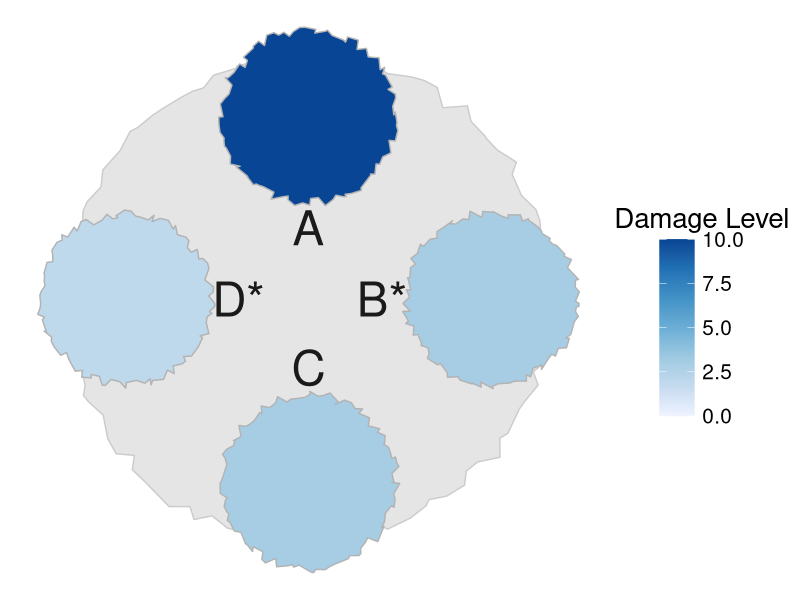
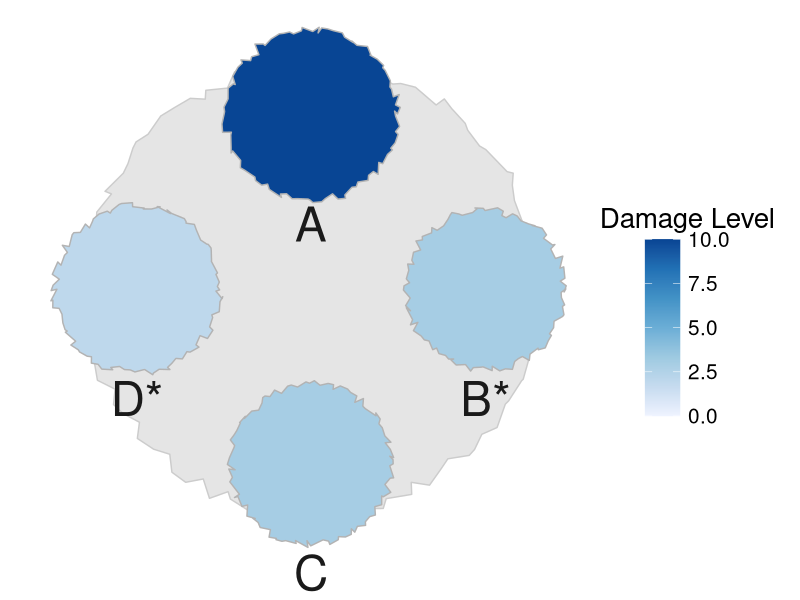
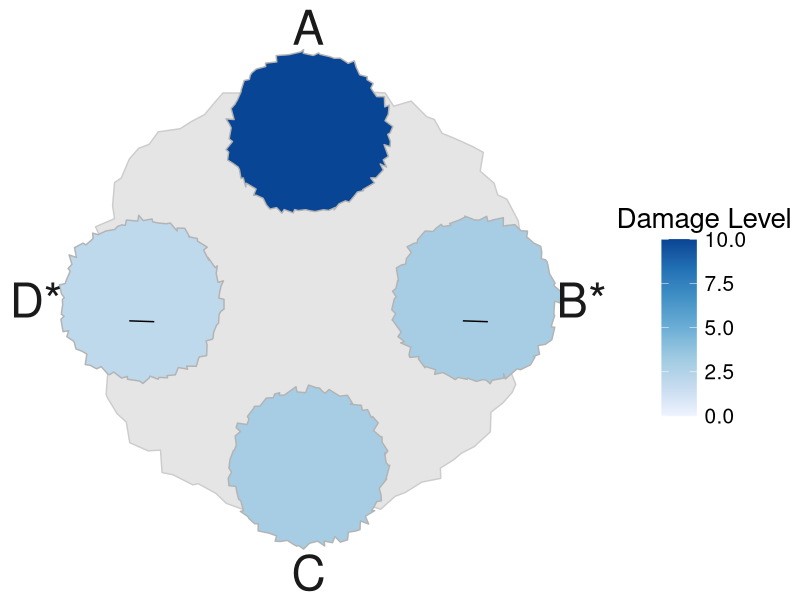
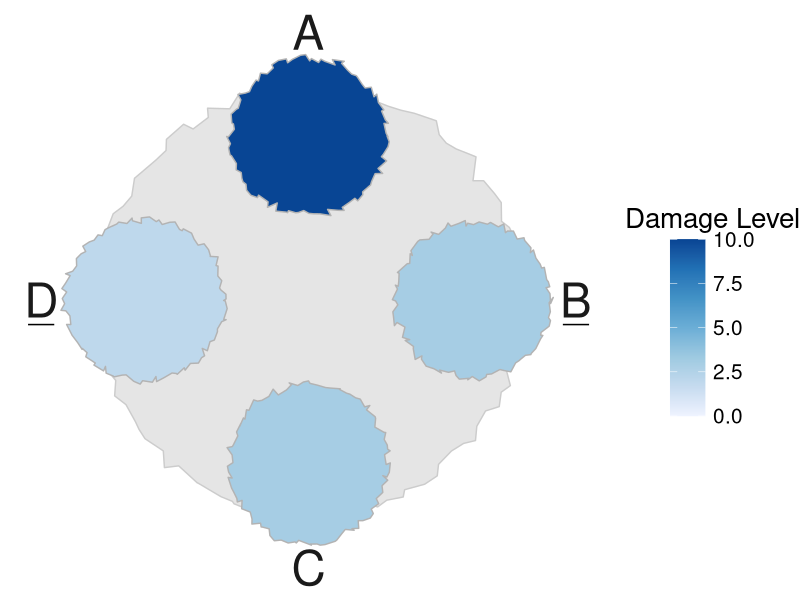
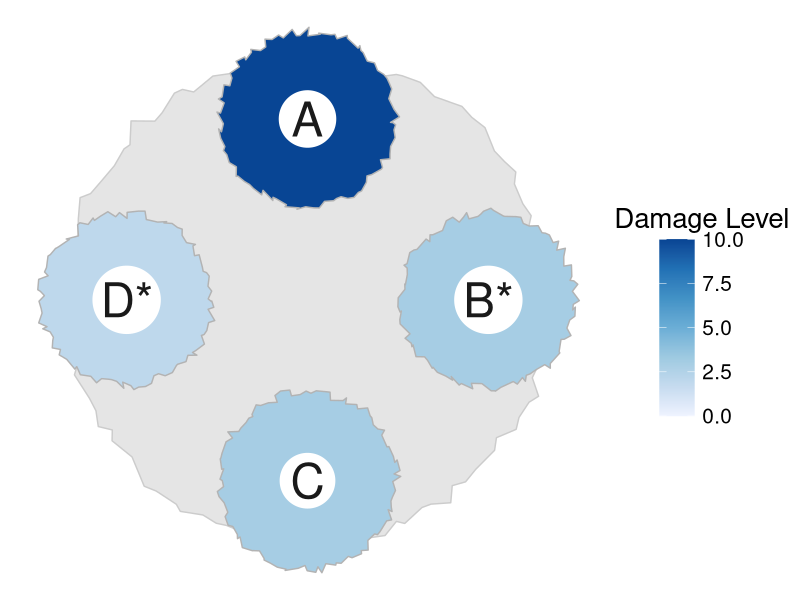
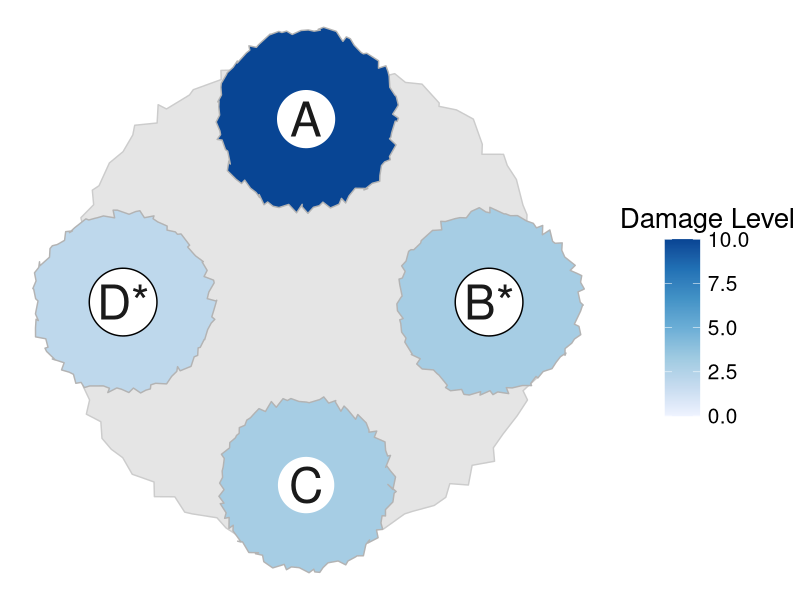
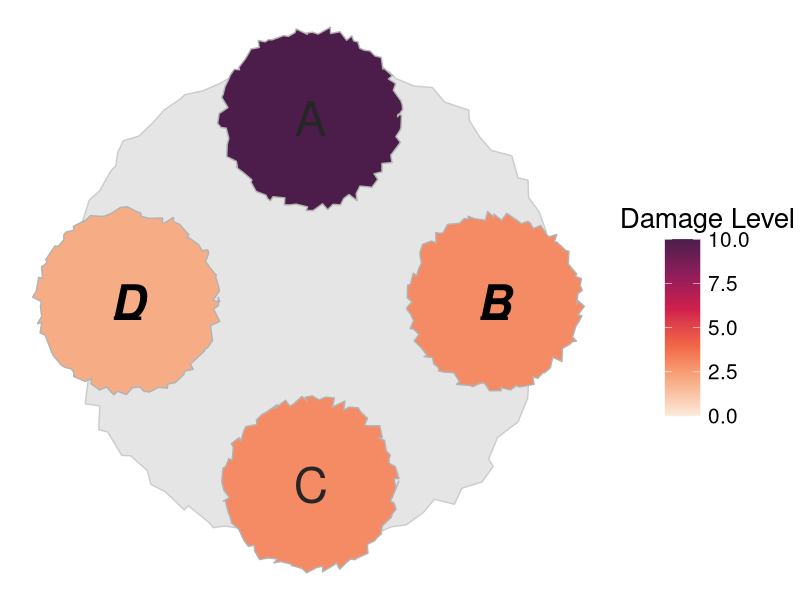
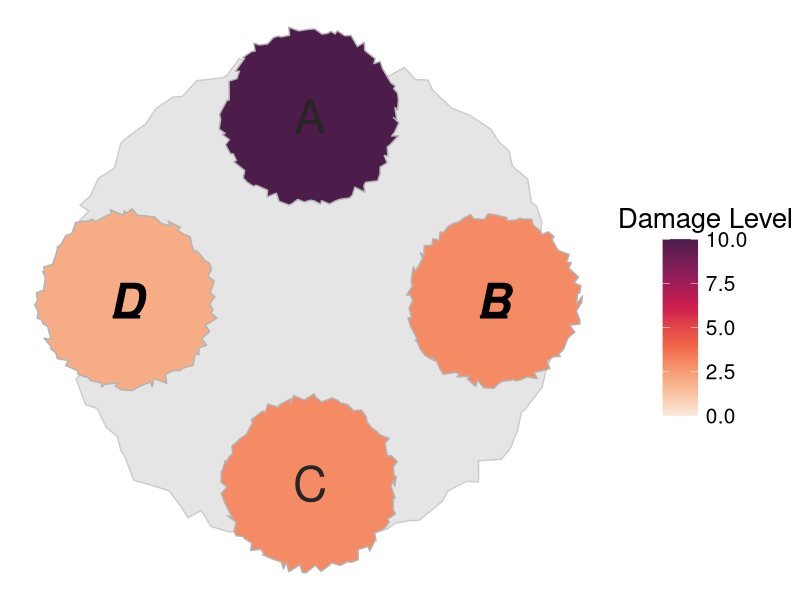

The R script that drew these images, in order:
library(tidyverse)
library(RColorBrewer)
library(viridis)
library(here)
library(cowplot)

##TO DO: 
  #Add symbol as argument to create_map 
  #Find symbols that properly render after being pasted over 

###CIRCLE GENERATION###
#Helper functions
generate_circle <- function(radius) {
  num_points <- 100  # Number of points along the circle
  angles <- seq(0, 2 * pi, length.out = num_points)
  
  circle <- data.frame(
    x = radius * cos(angles),
    y = radius * sin(angles)
  )
  
  return(circle)
}

add_deviation_to_circle <- function(circle, deviation_factor = 0.05) {
  deviation_x <- runif(nrow(circle), -deviation_factor, deviation_factor)
  deviation_y <- runif(nrow(circle), -deviation_factor, deviation_factor)
  circle$x <- circle$x + deviation_x
  circle$y <- circle$y + deviation_y
  return(circle)
}

adjust_perimeter <- function(circle, target_perimeter) {
  perimeter <- sum(sqrt(diff(circle$x)^2 + diff(circle$y)^2))
  scale_factor <- target_perimeter / perimeter
  circle$x <- circle$x * scale_factor
  circle$y <- circle$y * scale_factor
  return(circle)
}

#Call this function to generate circle!
base_circle <- function(radius, target_perimeter, deviation_factor) {
  circle <- generate_circle(radius)
  circle <- add_deviation_to_circle(circle, deviation_factor)
  circle <- adjust_perimeter(circle, target_perimeter)
  return(circle)
}

#Polygon rotation helper function
rot <- function(df, angle_deg) {
  angle_rad <- angle_deg * (pi / 180)
  
  df_rotated <- df |>
    mutate(
      x_rot = x * cos(angle_rad) - y * sin(angle_rad),
      y_rot = x * sin(angle_rad) + y * cos(angle_rad),
      x = x_rot, 
      y = y_rot
    )
  
  return(df_rotated)
}

###MAP CREATION###
create_map = function(starting_angle, idx) {
  #Declare polygon objects
  obj1 <- base_circle(.85, 3.8, .045)
  obj2 <- base_circle(.85, 3.8, .045)
  obj3 <- base_circle(.85, 3.8, .045)
  obj4 <- base_circle(.85, 3.8, .045)
  
  #Establish map-wise rotation
  first_obj_rad = (starting_angle * pi/180) + (9*pi)/2
  second_obj_rad = first_obj_rad + (3*pi)/2 
  third_obj_rad = first_obj_rad + (2*pi)/2
  fourth_obj_rad = first_obj_rad + (pi)/2
  
  #Calculate end-goal center coordinates of each polygon
  cntr1_x = cos(first_obj_rad)
  cntr1_y = sin(first_obj_rad)
  cntr2_x = cos(second_obj_rad)
  cntr2_y = sin(second_obj_rad)
  cntr3_x = cos(third_obj_rad)
  cntr3_y = sin(third_obj_rad)
  cntr4_x = cos(fourth_obj_rad)
  cntr4_y = sin(fourth_obj_rad)
  
  #Translating polygons to formerly-calculated center coordinates
  coords1 <- obj1 |>
    mutate(x = x + cntr1_x,
           y = y + cntr1_y,
           damage = 10,
           yes_no = 0)
  coords2 <- obj2 |>
    mutate(x = x + cntr2_x,
           y = y + cntr2_y,
           damage = 3, 
           yes_no = 1)
  coords3 <- obj3 |>
    mutate(x = x + cntr3_x,
           y = y + cntr3_y, 
           damage = 3, 
           yes_no = 0)
  coords4 <- obj4 |>
    mutate(x = x + cntr4_x,
           y = y + cntr4_y, 
           damage = 2, 
           yes_no = 1)
  
  #Create label overlay with polygon center coordinates
  #Adding rotation from rot() function to label coordinates
  labels <- data.frame(
    text = c("A", "B", "C", "D"),
    x = c(cntr1_x, cntr2_x, cntr3_x, cntr4_x),
    y = c(cntr1_y, cntr2_y, cntr3_y, cntr4_y))
  
  #Circle qualities pre-selected based on visual salience
  circle <- base_circle(1.7, 9, .055) 
  
  uninhabited <- data.frame(text = c("Uninhabited", "Area"), x = c(0, 0), y = c(0.1, -0.1))
  
  yes_no <- data.frame(
    state = c('A', 'B', 'C', 'D'),
    text = c("no", "yes", 'no', 'yes'))
    
  labels <- labels |>
    left_join(yes_no, by = join_by(text == state)) |>
    mutate(textplot = ifelse(text.y == "yes", paste0(text, '*'), text)) 
  
  #Plot, store to object
  if (idx == 0) {
    #Outside provinces, within base polygon
    labels <- labels |> 
      mutate(y = case_when(text == "A" ~ y-.61,
                           text == "C" ~ y+.625,
                           TRUE ~ y),
             x = case_when(text == "D" ~ x+.615,
                           text == "B" ~ x-.6,
                           TRUE ~ x))
    map <- ggplot() +
      geom_polygon(circle, mapping = aes(x = x, y = y), fill = "grey90", color = "grey80") +
      geom_polygon(data = coords1, aes(x = x, y = y, fill = damage), color  = "grey70") +
      geom_polygon(data = coords2, aes(x = x, y = y, fill = damage), color = "grey70") +
      geom_polygon(data = coords3, aes(x = x, y = y, fill = damage), color = "grey70") +
      geom_polygon(data = coords4, aes(x = x, y = y, fill = damage), color = "grey70") +
      geom_text(data = labels, aes(x = x, y = y, label = textplot), color = "grey10", size = 12) +
      scale_fill_distiller(direction = 1, palette = "Blues", limits = c(0, 10)) +
      coord_fixed() 
  } else if (idx == 1) {
    #Below provinces
    labels <- labels |> 
      mutate(y = y - .625)
    map <- ggplot() +
      geom_polygon(circle, mapping = aes(x = x, y = y), fill = "grey90", color = "grey80") +
      geom_polygon(data = coords1, aes(x = x, y = y, fill = damage), color  = "grey70") +
      geom_polygon(data = coords2, aes(x = x, y = y, fill = damage), color = "grey70") +
      geom_polygon(data = coords3, aes(x = x, y = y, fill = damage), color = "grey70") +
      geom_polygon(data = coords4, aes(x = x, y = y, fill = damage), color = "grey70") +
      geom_text(data = labels, aes(x = x, y = y, label = textplot), color = "grey10", size = 12) +
      scale_fill_distiller(direction = 1, palette = "Blues", limits = c(0, 10)) +
      coord_fixed()  
  } else if (idx == 2) {
    #Outside polygons, outside base polygon -- asterisk
    labels <- labels |> 
      mutate(y = case_when(text == "A" ~ y+.635,
                           text == "C" ~ y-.635,
                           TRUE ~ y),
             x = case_when(text == "D" ~ x-.635,
                           text == "B" ~ x+.635,
                           TRUE ~ x))
    map <- ggplot() +
      geom_polygon(circle, mapping = aes(x = x, y = y), fill = "grey90", color = "grey80") +
      geom_polygon(data = coords1, aes(x = x, y = y, fill = damage), color  = "grey70") +
      geom_polygon(data = coords2, aes(x = x, y = y, fill = damage), color = "grey70") +
      geom_polygon(data = coords3, aes(x = x, y = y, fill = damage), color = "grey70") +
      geom_polygon(data = coords4, aes(x = x, y = y, fill = damage), color = "grey70") +
      geom_segment(aes(x = cntr2_x - .075, xend = cntr2_x + .075, y = cntr2_y - .125, yend = cntr2_y - .13)) + 
      geom_segment(aes(x = cntr4_x - .075, xend = cntr4_x + .075, y = cntr4_y - .125, yend = cntr4_y - .13)) + 
      geom_text(data = labels, aes(x = x, y = y, label = textplot), color = "grey10", size = 12) +
      scale_fill_distiller(direction = 1, palette = "Blues", limits = c(0, 10)) +
      coord_fixed()  
  } else if (idx == 3) {
    #Outside polygons, outside base polygon -- underline
    a_y_adj <- .635
    c_y_adj <- -.635
    d_x_adj <- -.632
    b_x_adj <- .6325
    
    labels <- labels |> 
      mutate(y = case_when(text == "A" ~ y + a_y_adj,
                           text == "C" ~ y + c_y_adj,
                           TRUE ~ y),
             x = case_when(text == "D" ~ x + d_x_adj,
                           text == "B" ~ x + b_x_adj,
                           TRUE ~ x))
    map <- ggplot() +
      geom_polygon(circle, mapping = aes(x = x, y = y), fill = "grey90", color = "grey80") +
      geom_polygon(data = coords1, aes(x = x, y = y, fill = damage), color  = "grey70") +
      geom_polygon(data = coords2, aes(x = x, y = y, fill = damage), color = "grey70") +
      geom_polygon(data = coords3, aes(x = x, y = y, fill = damage), color = "grey70") +
      geom_polygon(data = coords4, aes(x = x, y = y, fill = damage), color = "grey70") +
      #A - geom_segment(aes(x = cntr1_x - .075, xend = cntr1_x + .075, y = cntr1_y + a_y_adj - .125, yend = cntr1_y + a_y_adj - .13)) + 
      geom_segment(aes(x = cntr2_x + b_x_adj - .08, xend = cntr2_x + b_x_adj + .08, y = cntr2_y - .15, yend = cntr2_y - .15)) + 
      #C - geom_segment(aes(x = cntr3_x - .075, xend = cntr3_x + .075, y = cntr3_y + c_y_adj - .125, yend = cntr3_y + c_y_adj - .13)) + 
      geom_segment(aes(x = cntr4_x + d_x_adj - .08, xend = cntr4_x + d_x_adj + .08, y = cntr4_y - .15, yend = cntr4_y - .15)) + 
      geom_text(data = labels, aes(x = x, y = y, label = text), color = "grey10", size = 12) +
      scale_fill_distiller(direction = 1, palette = "Blues", limits = c(0, 10)) +
      coord_fixed() 
  }
  else if (idx == 4) {
    label_circle_a <- generate_circle(.155) |>
      mutate(x = x + cntr1_x, 
             y = y + cntr1_y)
    label_circle_b <- generate_circle(.185) |>
      mutate(x = x + cntr2_x,
             y = y + cntr2_y)
    label_circle_c <- generate_circle(.15) |> 
      mutate(x = x + cntr3_x, 
             y = y + cntr3_y)
    label_circle_d <- generate_circle(.185) |>
      mutate(x = x + cntr4_x, 
             y = y + cntr4_y)
    
    map <- ggplot() +
      geom_polygon(circle, mapping = aes(x = x, y = y), fill = "grey90", color = "grey80") +
      geom_polygon(data = coords1, aes(x = x, y = y, fill = damage), color  = "grey70") +
      geom_polygon(data = coords2, aes(x = x, y = y, fill = damage), color = "grey70") +
      geom_polygon(data = coords3, aes(x = x, y = y, fill = damage), color = "grey70") +
      geom_polygon(data = coords4, aes(x = x, y = y, fill = damage), color = "grey70") +
      geom_polygon(data = label_circle_a, aes(x = x, y = y), fill = "white", color = "white") +
      geom_polygon(data = label_circle_b, aes(x = x, y = y), fill = "white", color = "white") +
      geom_polygon(data = label_circle_c, aes(x = x, y = y), fill = "white", color = "white") +
      geom_polygon(data = label_circle_d, aes(x = x, y = y), fill = "white", color = "white") +
      geom_text(data = labels, aes(x = x, y = y, label = textplot), color = "grey10", size = 12) +
      scale_fill_distiller(direction = 1, palette = "Blues", limits = c(0, 10)) +
      coord_fixed() 
    } else if (idx == 5) {
    label_circle_a <- generate_circle(.155) |>
      mutate(x = x + cntr1_x, 
             y = y + cntr1_y)
    label_circle_b <- generate_circle(.185) |>
      mutate(x = x + cntr2_x,
             y = y + cntr2_y)
    label_circle_c <- generate_circle(.15) |> 
      mutate(x = x + cntr3_x, 
             y = y + cntr3_y)
    label_circle_d <- generate_circle(.185) |>
      mutate(x = x + cntr4_x, 
             y = y + cntr4_y)
    
    map <- ggplot() +
      geom_polygon(circle, mapping = aes(x = x, y = y), fill = "grey90", color = "grey80") +
      geom_polygon(data = coords1, aes(x = x, y = y, fill = damage), color  = "grey70") +
      geom_polygon(data = coords2, aes(x = x, y = y, fill = damage), color = "grey70") +
      geom_polygon(data = coords3, aes(x = x, y = y, fill = damage), color = "grey70") +
      geom_polygon(data = coords4, aes(x = x, y = y, fill = damage), color = "grey70") +
      geom_polygon(data = label_circle_a, aes(x = x, y = y), fill = "white", color = "white") +
      geom_polygon(data = label_circle_b, aes(x = x, y = y), fill = "white", color = "black") +
      geom_polygon(data = label_circle_c, aes(x = x, y = y), fill = "white", color = "white") +
      geom_polygon(data = label_circle_d, aes(x = x, y = y), fill = "white", color = "black") +
      geom_text(data = labels, aes(x = x, y = y, label = textplot), color = "grey10", size = 12) +
      scale_fill_distiller(direction = 1, palette = "Blues", limits = c(0, 10)) +
      coord_fixed() 
  }
  else {
    #Underline
    #To include symbol, switch label = text in geom_text to label = textplot
    vote_yes <- labels |> 
      filter(text.y == "yes")
    vote_no <- labels |> 
      filter(text.y == "no")
    
    map <- ggplot() +
      geom_polygon(circle, mapping = aes(x = x, y = y), fill = "grey90", color = "grey80") +
      geom_polygon(data = coords1, aes(x = x, y = y, fill = damage), color  = "grey70") +
      geom_polygon(data = coords2, aes(x = x, y = y, fill = damage), color = "grey70") +
      geom_polygon(data = coords3, aes(x = x, y = y, fill = damage), color = "grey70") +
      geom_polygon(data = coords4, aes(x = x, y = y, fill = damage), color = "grey70") +
      geom_text(data = vote_yes, aes(x = x, y = y, label = text), fontface = "bold.italic", color = "black", size = 12) +
      geom_text(data = vote_no, aes(x = x, y = y, label = text), color = "grey15", size = 12) +
      scale_fill_viridis_c(option = "rocket", begin = .2, end = 1, direction = -1, limits = c(0, 10)) + 
      #A - geom_segment(aes(x = cntr1_x - .09, xend = cntr1_x + .09, y = cntr1_y - .125, yend = cntr1_y - .13), linewidth = 1.2) + 
      geom_segment(aes(x = cntr2_x - .075, xend = cntr2_x + .075, y = cntr2_y - .09, yend = cntr2_y - .09), linewidth = 1.2) + 
      #C - geom_segment(aes(x = cntr3_x - .09, xend = cntr3_x + .09, y = cntr3_y - .125, yend = cntr3_y - .13), linewidth = 1.2) + 
      geom_segment(aes(x = cntr4_x - .075, xend = cntr4_x + .075, y = cntr4_y - .09, yend = cntr4_y - .09), linewidth  = 1.2) + 
      coord_fixed() 
  }
  
  #Add void theme to eliminate grid lines, axes, etc. 
  map <- map +
    theme_void() +  
    theme(plot.background = element_rect(fill = "white", color = NA),
          legend.key.size = unit(.9, 'cm'), 
          legend.text = element_text(size = 15), 
          legend.title = element_text(size = 20),
          legend.title.align = 0.5,
          legend.margin = margin(t = 15)) +
    labs(fill = "Damage Level")
  return(map)
}

#Ast. above or below 
#thicker underline, try agian

labels_inside_base <- create_map(0, 0)
labels_below_prov <- create_map(0, 1)
labels_outside_base <- create_map(0, 2)
underline <- create_map(0, 3)
white_circle_labels <- create_map(0, 4)
white_circle_outline <- create_map(0,5)
bold_underline_italic <- create_map(0,6) ##CHOSEN 

lev_10_3_3_2 <- create_map(0,6)
lev_8_6_4_2 <- create_map(0,6)

path <- here("map_plots", "vote_prototypes", "labels_inside_base.png") 
ggsave(path, plot = labels_inside_base, width = 10, height = 8, dpi = 300)

path <- here("map_plots", "vote_prototypes", "labels_below_prov.png") 
ggsave(path, plot = labels_below_prov, width = 10, height = 8, dpi = 300)

path <- here("map_plots", "vote_prototypes", "labels_outside_base.png") 
ggsave(path, plot = labels_outside_base, width = 10, height = 8, dpi = 300)

path <- here("map_plots", "vote_prototypes", "underline.png") 
ggsave(path, plot = underline, width = 10, height = 8, dpi = 300)

path <- here("map_plots", "vote_prototypes", "white_circle_labels.png") 
ggsave(path, plot = white_circle_labels, width = 10, height = 8, dpi = 300)

path <- here("map_plots", "vote_prototypes", "white_circle_outline.png") 
ggsave(path, plot = white_circle_outline, width = 10, height = 8, dpi = 300)

path <- here("map_plots", "vote_prototypes", "bold_italic.png") 
ggsave(path, plot = bold_underline_italic, width = 10, height = 8, dpi = 300)

path <- here("map_plots", "vote_prototypes", "lev_10_3_3_2.png") 
ggsave(path, plot = lev_10_3_3_2, width = 10, height = 8, dpi = 300)

path <- here("map_plots", "vote_prototypes", "lev_8_6_4_2.png") 
ggsave(path, plot = lev_8_6_4_2, width = 10, height = 8, dpi = 300)
